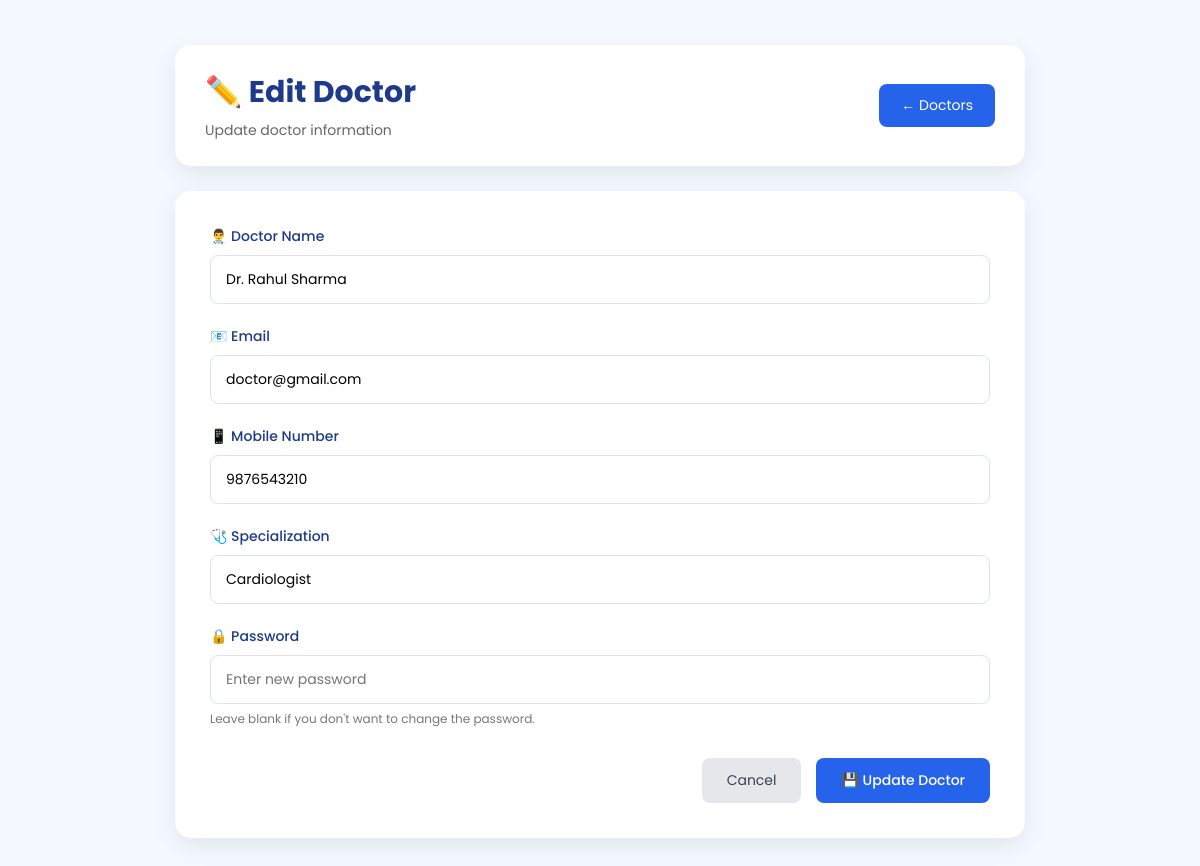
The app's page /admin-edit-doctor/1 (signed in) with its own data.
### tables this page shows
CREATE TABLE doctors (

    id INTEGER PRIMARY KEY AUTOINCREMENT,

    full_name TEXT NOT NULL,

    email TEXT UNIQUE NOT NULL,

    specialization TEXT NOT NULL,

    mobile TEXT NOT NULL,

    password TEXT NOT NULL

);

### app.py (the view, shortened to what this page needs)
@app.route('/admin-edit-doctor/<int:doctor_id>', methods=['GET', 'POST'])
def admin_edit_doctor(doctor_id):
    if 'admin_id' not in session:
        return redirect(url_for('admin_login'))
    connection = sqlite3.connect("hospital.db")
    cursor = connection.cursor()
    cursor.execute("""
        SELECT id, full_name, email, mobile, specialization, password
        FROM doctors
        WHERE id = ?
    """, (doctor_id,))
    doctor = cursor.fetchone()
    if doctor is None:
        connection.close()
        return "❌ Doctor not found"
    connection.close()
    return render_template(
        "admin_edit_doctor.html",
        doctor=doctor
    )

### templates/admin_edit_doctor.html (shortened to what this page needs)
<!DOCTYPE html>
<html lang="en">
<head>
    <link rel="stylesheet"
          href="{{ url_for('static', filename='css/admin_edit_doctor.css') }}">
</head>
<body>
    <div class="container">
        <div class="header">
            <div>
                <h1>✏️ Edit Doctor</h1>
                <p>
                    Update doctor information
                </p>
            </div>
            <a href="/admin-doctors" class="back-btn">
                ← Doctors
            </a>
        </div>
        <div class="form-box">
            <form
                action="/admin-edit-doctor/{{ doctor[0] }}"
                method="POST"
            >
                <div class="form-group">
                    <label for="full_name">
                        👨‍⚕️ Doctor Name
                    </label>
                    <input
                        type="text"
                        id="full_name"
                        name="full_name"
                        value="{{ doctor[1] }}"
                        required
                    >
                </div>
                <div class="form-group">
                    <label for="email">
                        📧 Email
                    </label>
                    <input
                        type="email"
                        id="email"
                        name="email"
                        value="{{ doctor[2] }}"
                        required
                    >
                </div>
                <div class="form-group">
                    <label for="mobile">
                        📱 Mobile Number
                    </label>
                    <input
                        type="tel"
                        id="mobile"
                        name="mobile"
                        value="{{ doctor[3] }}"
                        required
                    >
                </div>
                <div class="form-group">
                    <label for="specialization">
                        🩺 Specialization
                    </label>
                    <input
                        type="text"
                        id="specialization"
                        name="specialization"
                        value="{{ doctor[4] }}"
                        required
                    >
                </div>
                <div class="form-group">
                    <label for="password">
                        🔒 Password
                    </label>
                    <input
                        type="password"
                        id="password"
                        name="password"
                        placeholder="Enter new password"
                    >
                    <small>
                        Leave blank if you don't want to change the password.
                    </small>
                </div>
                <div class="form-actions">
                    <a href="/admin-doctors" class="cancel-btn">
                        Cancel
                    </a>
                    <button type="submit" class="save-btn">
                        💾 Update Doctor
                    </button>
                </div>
            </form>
        </div>
    </div>
</body>
</html>

### static/css/admin_edit_doctor.css (style rules this page uses)
* { margin:0; padding:0; box-sizing:border-box; font-family:'Poppins',sans-serif; }
body { min-height:100vh; background:#f4f9ff; }
.container { width:90%; max-width:850px; margin:auto; padding:45px 0; }
.header { background:white; padding:25px 30px; border-radius:16px; display:flex; justify-content:space-between; align-items:center; box-shadow:0 8px 25px rgba(0,0,0,0.08); margin-bottom:25px; }
.header h1 { color:#1e3a8a; font-size:30px; margin-bottom:5px; }
.header p { color:#666; font-size:14px; }
.back-btn { text-decoration:none; background:#2563eb; color:white; padding:11px 22px; border-radius:8px; font-size:14px; transition:0.3s; }
.form-box { background:white; padding:35px; border-radius:16px; box-shadow:0 8px 25px rgba(0,0,0,0.08); }
.form-group { margin-bottom:22px; }
.form-group label { display:block; color:#1e3a8a; font-size:14px; font-weight:500; margin-bottom:8px; }
.form-group input { width:100%; padding:13px 15px; border:1px solid #dbe3ef; border-radius:8px; outline:none; font-size:14px; transition:0.3s; }
.form-group small { display:block; margin-top:6px; color:#777; font-size:12px; }
.form-actions { display:flex; justify-content:flex-end; gap:15px; margin-top:30px; }
.cancel-btn { text-decoration:none; background:#e5e7eb; color:#374151; padding:12px 25px; border-radius:8px; font-size:14px; transition:0.3s; }
.save-btn { border:none; background:#2563eb; color:white; padding:12px 25px; border-radius:8px; font-size:14px; font-weight:500; cursor:pointer; transition:0.3s; }

### records on screen
doctors: full_name "Dr. Rahul Sharma", email "doctor@gmail.com", mobile "9876543210", specialization "Cardiologist"
